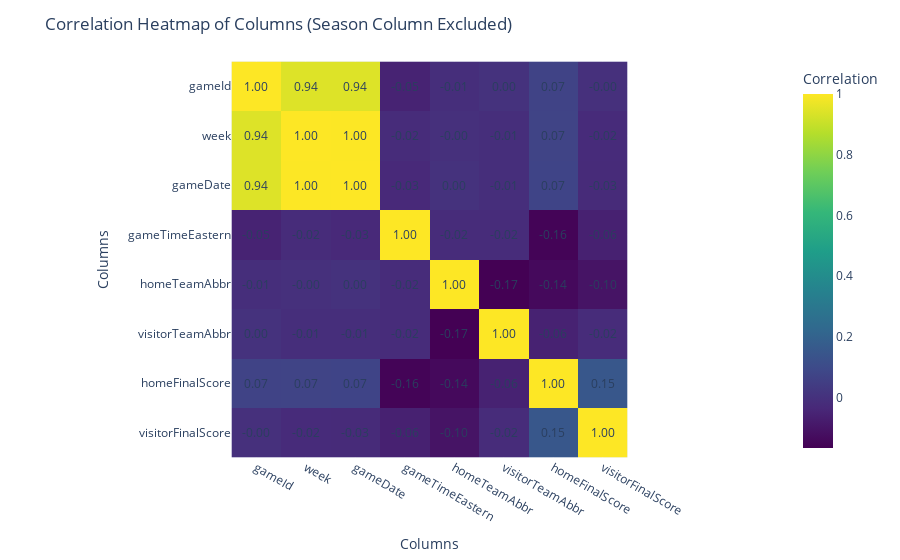

The cell this chart's notebook holds for it:
### Markdown cell above
首先drop掉season，再画出热力图，看看比赛时间会不会对比赛的胜负结果产生影响。

### Code cell
# 剔除 'season', 'home_win', 'visitor_win' 列
games_df_without_season = games_data.drop(columns=['season', 'home_win', 'visitor_win'])

# 计算相关性矩阵
correlation_matrix = games_df_without_season.corr()

# 创建热力图
fig = px.imshow(correlation_matrix,
                labels=dict(color="Correlation"),
                x=correlation_matrix.index,
                y=correlation_matrix.columns,
                color_continuous_scale='Viridis')

# 在热力图中标注数值
annotations = []
for i, row in enumerate(correlation_matrix.index):
    for j, col in enumerate(correlation_matrix.columns):
        annotations.append(
            dict(
                x=col,
                y=row,
                text=f"{correlation_matrix.iloc[i, j]:.2f}",
                showarrow=False,
            )
        )

fig.update_layout(
    title='Correlation Heatmap of Columns (Season Column Excluded)',
    xaxis_title='Columns',
    yaxis_title='Columns',
    annotations=annotations
)

fig.show()

### Figure 1 — Plotly figure (JSON) as saved in the notebook; plotly's stock layout.template omitted (floating-point values rounded to 4 significant figures)
{"data": [{"coloraxis": "coloraxis", "hovertemplate": "x: %{x}<br>y: %{y}<br>Correlation: %{z}<extra></extra>", "name": "0", "type": "heatmap", "x": ["gameId", "week", "gameDate", "gameTimeEastern", "homeTeamAbbr", "visitorTeamAbbr", "homeFinalScore", "visitorFinalScore"], "xaxis": "x", "y": ["gameId", "week", "gameDate", "gameTimeEastern", "homeTeamAbbr", "visitorTeamAbbr", "homeFinalScore", "visitorFinalScore"], "yaxis": "y", "z": [[1, 0.9416, 0.9425, -0.05392, -0.01284, 0.002752, 0.07148, -0.004079], [0.9416, 1, 0.999, -0.01901, -0.004308, -0.01108, 0.07265, -0.02345], [0.9425, 0.999, 1, -0.031, 0.002339, -0.0148, 0.0748, -0.02628], [-0.05392, -0.01901, -0.031, 1, -0.01878, -0.02033, -0.1557, -0.06083], [-0.01284, -0.004308, 0.002339, -0.01878, 1, -0.1659, -0.1389, -0.103], [0.002752, -0.01108, -0.0148, -0.02033, -0.1659, 1, -0.0568, -0.02068], [0.07148, 0.07265, 0.0748, -0.1557, -0.1389, -0.0568, 1, 0.1513], [-0.004079, -0.02345, -0.02628, -0.06083, -0.103, -0.02068, 0.1513, 1]]}], "layout": {"annotations": [{"showarrow": false, "text": "1.00", "x": "gameId", "y": "gameId"}, {"showarrow": false, "text": "0.94", "x": "week", "y": "gameId"}, {"showarrow": false, "text": "0.94", "x": "gameDate", "y": "gameId"}, {"showarrow": false, "text": "-0.05", "x": "gameTimeEastern", "y": "gameId"}, {"showarrow": false, "text": "-0.01", "x": "homeTeamAbbr", "y": "gameId"}, {"showarrow": false, "text": "0.00", "x": "visitorTeamAbbr", "y": "gameId"}, {"showarrow": false, "text": "0.07", "x": "homeFinalScore", "y": "gameId"}, {"showarrow": false, "text": "-0.00", "x": "visitorFinalScore", "y": "gameId"}, {"showarrow": false, "text": "0.94", "x": "gameId", "y": "week"}, {"showarrow": false, "text": "1.00", "x": "week", "y": "week"}, {"showarrow": false, "text": "1.00", "x": "gameDate", "y": "week"}, {"showarrow": false, "text": "-0.02", "x": "gameTimeEastern", "y": "week"}, {"showarrow": false, "text": "-0.00", "x": "homeTeamAbbr", "y": "week"}, {"showarrow": false, "text": "-0.01", "x": "visitorTeamAbbr", "y": "week"}, {"showarrow": false, "text": "0.07", "x": "homeFinalScore", "y": "week"}, {"showarrow": false, "text": "-0.02", "x": "visitorFinalScore", "y": "week"}, {"showarrow": false, "text": "0.94", "x": "gameId", "y": "gameDate"}, {"showarrow": false, "text": "1.00", "x": "week", "y": "gameDate"}, {"showarrow": false, "text": "1.00", "x": "gameDate", "y": "gameDate"}, {"showarrow": false, "text": "-0.03", "x": "gameTimeEastern", "y": "gameDate"}, {"showarrow": false, "text": "0.00", "x": "homeTeamAbbr", "y": "gameDate"}, {"showarrow": false, "text": "-0.01", "x": "visitorTeamAbbr", "y": "gameDate"}, {"showarrow": false, "text": "0.07", "x": "homeFinalScore", "y": "gameDate"}, {"showarrow": false, "text": "-0.03", "x": "visitorFinalScore", "y": "gameDate"}, {"showarrow": false, "text": "-0.05", "x": "gameId", "y": "gameTimeEastern"}, {"showarrow": false, "text": "-0.02", "x": "week", "y": "gameTimeEastern"}, {"showarrow": false, "text": "-0.03", "x": "gameDate", "y": "gameTimeEastern"}, {"showarrow": false, "text": "1.00", "x": "gameTimeEastern", "y": "gameTimeEastern"}, {"showarrow": false, "text": "-0.02", "x": "homeTeamAbbr", "y": "gameTimeEastern"}, {"showarrow": false, "text": "-0.02", "x": "visitorTeamAbbr", "y": "gameTimeEastern"}, {"showarrow": false, "text": "-0.16", "x": "homeFinalScore", "y": "gameTimeEastern"}, {"showarrow": false, "text": "-0.06", "x": "visitorFinalScore", "y": "gameTimeEastern"}, {"showarrow": false, "text": "-0.01", "x": "gameId", "y": "homeTeamAbbr"}, {"showarrow": false, "text": "-0.00", "x": "week", "y": "homeTeamAbbr"}, {"showarrow": false, "text": "0.00", "x": "gameDate", "y": "homeTeamAbbr"}, {"showarrow": false, "text": "-0.02", "x": "gameTimeEastern", "y": "homeTeamAbbr"}, {"showarrow": false, "text": "1.00", "x": "homeTeamAbbr", "y": "homeTeamAbbr"}, {"showarrow": false, "text": "-0.17", "x": "visitorTeamAbbr", "y": "homeTeamAbbr"}, {"showarrow": false, "text": "-0.14", "x": "homeFinalScore", "y": "homeTeamAbbr"}, {"showarrow": false, "text": "-0.10", "x": "visitorFinalScore", "y": "homeTeamAbbr"}, {"showarrow": false, "text": "0.00", "x": "gameId", "y": "visitorTeamAbbr"}, {"showarrow": false, "text": "-0.01", "x": "week", "y": "visitorTeamAbbr"}, {"showarrow": false, "text": "-0.01", "x": "gameDate", "y": "visitorTeamAbbr"}, {"showarrow": false, "text": "-0.02", "x": "gameTimeEastern", "y": "visitorTeamAbbr"}, {"showarrow": false, "text": "-0.17", "x": "homeTeamAbbr", "y": "visitorTeamAbbr"}, {"showarrow": false, "text": "1.00", "x": "visitorTeamAbbr", "y": "visitorTeamAbbr"}, {"showarrow": false, "text": "-0.06", "x": "homeFinalScore", "y": "visitorTeamAbbr"}, {"showarrow": false, "text": "-0.02", "x": "visitorFinalScore", "y": "visitorTeamAbbr"}, {"showarrow": false, "text": "0.07", "x": "gameId", "y": "homeFinalScore"}, {"showarrow": false, "text": "0.07", "x": "week", "y": "homeFinalScore"}, {"showarrow": false, "text": "0.07", "x": "gameDate", "y": "homeFinalScore"}, {"showarrow": false, "text": "-0.16", "x": "gameTimeEastern", "y": "homeFinalScore"}, {"showarrow": false, "text": "-0.14", "x": "homeTeamAbbr", "y": "homeFinalScore"}, {"showarrow": false, "text": "-0.06", "x": "visitorTeamAbbr", "y": "homeFinalScore"}, {"showarrow": false, "text": "1.00", "x": "homeFinalScore", "y": "homeFinalScore"}, {"showarrow": false, "text": "0.15", "x": "visitorFinalScore", "y": "homeFinalScore"}, {"showarrow": false, "text": "-0.00", "x": "gameId", "y": "visitorFinalScore"}, {"showarrow": false, "text": "-0.02", "x": "week", "y": "visitorFinalScore"}, {"showarrow": false, "text": "-0.03", "x": "gameDate", "y": "visitorFinalScore"}, {"showarrow": false, "text": "-0.06", "x": "gameTimeEastern", "y": "visitorFinalScore"}, {"showarrow": false, "text": "-0.10", "x": "homeTeamAbbr", "y": "visitorFinalScore"}, {"showarrow": false, "text": "-0.02", "x": "visitorTeamAbbr", "y": "visitorFinalScore"}, {"showarrow": false, "text": "0.15", "x": "homeFinalScore", "y": "visitorFinalScore"}, {"showarrow": false, "text": "1.00", "x": "visitorFinalScore", "y": "visitorFinalScore"}], "coloraxis": {"colorbar": {"title": {"text": "Correlation"}}, "colorscale": [[0, "#440154"], [0.1111, "#482878"], [0.2222, "#3e4989"], [0.3333, "#31688e"], [0.4444, "#26828e"], [0.5556, "#1f9e89"], [0.6667, "#35b779"], [0.7778, "#6ece58"], [0.8889, "#b5de2b"], [1, "#fde725"]]}, "margin": {"t": 60}, "title": {"text": "Correlation Heatmap of Columns (Season Column Excluded)"}, "xaxis": {"anchor": "y", "constrain": "domain", "domain": [0, 1], "scaleanchor": "y", "title": {"text": "Columns"}}, "yaxis": {"anchor": "x", "autorange": "reversed", "constrain": "domain", "domain": [0, 1], "title": {"text": "Columns"}}}}
